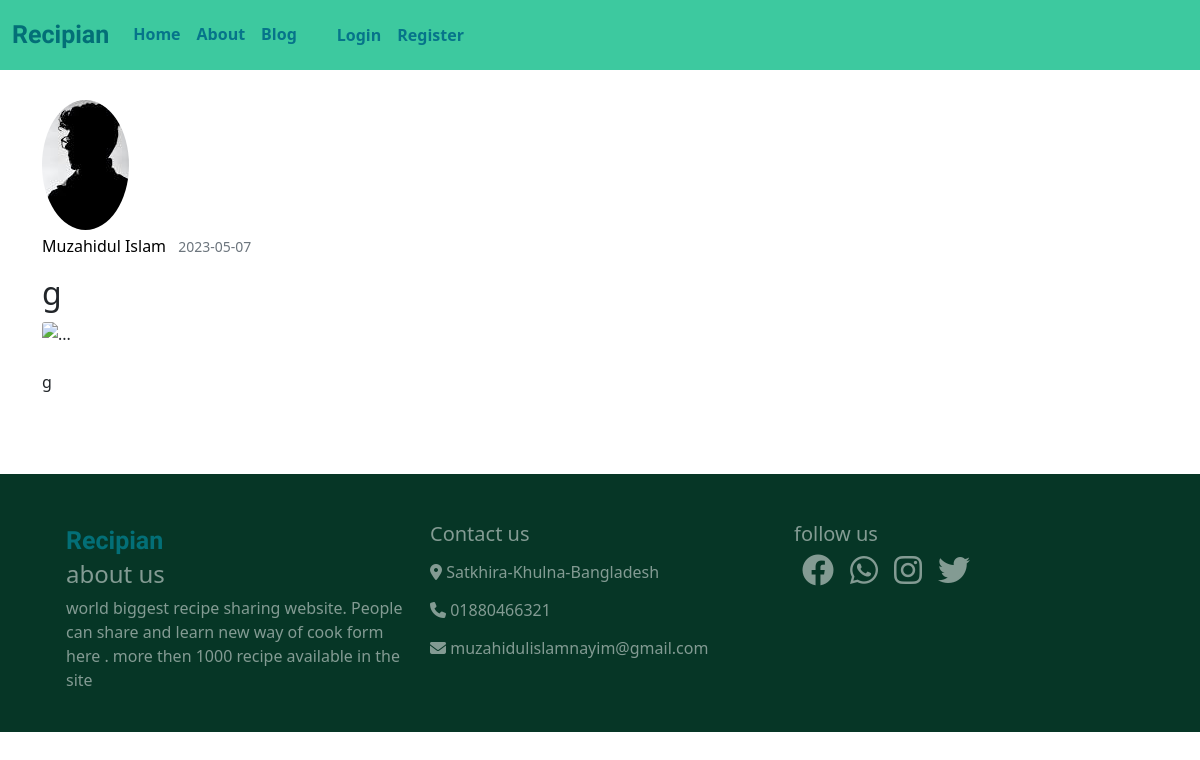
/post/6, run on an earlier commit of the app's database.
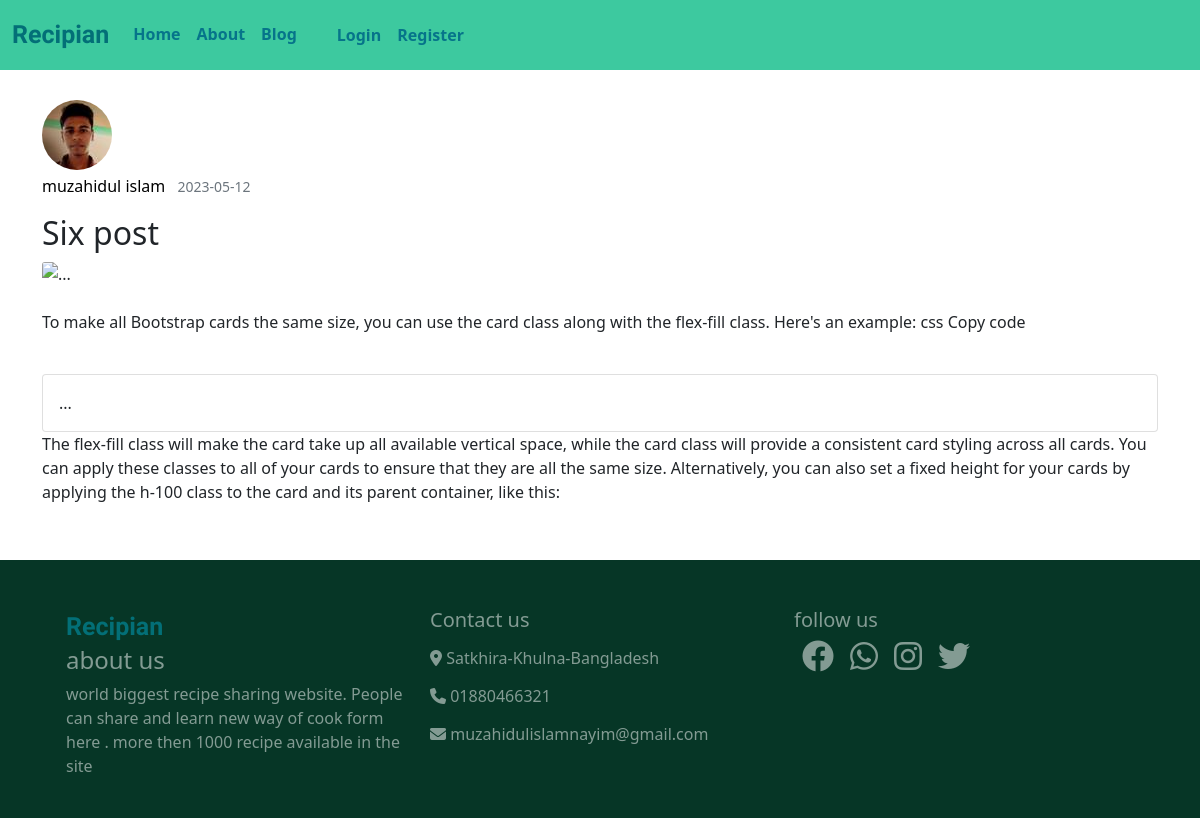
And on a later commit of the database.
### flaskblog/models.py (models this page shows, shortened)
class User(db.Model, UserMixin):
    id = db.Column(db.Integer,primary_key=True)
    username = db.Column(db.String(20),unique=True,nullable=False)
    email = db.Column(db.String(120),unique=True,nullable=False)
    image_file = db.Column(db.String(20),nullable=False, default = 'default.jpg')
    password = db.Column(db.String(60),nullable=False)
    posts = db.relationship('Post', backref='author',lazy=True)

class Post(db.Model):
    id = db.Column(db.Integer,primary_key=True)
    title = db.Column(db.String(100), nullable=False)
    date_posted  = db.Column(db.DateTime, nullable=False , default = datetime.utcnow)
    content = db.Column(db.String(1000), nullable = False)
    user_id = db.Column(db.Integer, db.ForeignKey('user.id'), nullable = False)

### flaskblog/routes.py (the view)
@app.route("/post/<int:post_id>")
def post(post_id):
    post = Post.query.get_or_404(post_id)#get post by id but if it is not possible return 404
    return render_template('post.html',title=post.title, post=post)

### flaskblog/templates/post.html (shortened to what this page needs)
{% extends "layout.html" %}
{% block content%}
        <article class="media content-section">
            <img class="rounded-circle article-img" src="{{url_for('static', filename='profilePic/' + post.author.image_file)}}" alt="">
            <div class="media-body my-1">
                <div class="article-metadata">
                    <a class="me-2" href="{{url_for('user_posts', username=post.author.username)}}">{{post.author.username}}</a>
                    <small class="text-muted">{{post.date_posted.strftime('%Y-%m-%d')}}</small>
                </div>
                <div class="article-content py-3">
                    <h2 class="article-title">{{post.title}}</h2>
                    <img src="https://img.freepik.com/free-photo/chicken-wings-barbecue-sweetly-sour-sauce-picnic-summer-menu-tasty-food-top-view-flat-lay_2829-6471.jpg" class="card-img-top" alt="...">
                    <p class="py-4">{{post.content|safe}}</p>
                </div>
            </div>
        </article>
{% endblock content%}

### flaskblog/templates/layout.html (shortened to what this page needs)
<!DOCTYPE html>
<html lang="en">
<head>
    <link rel="stylesheet" href="https://cdnjs.cloudflare.com/ajax/libs/font-awesome/6.4.0/css/all.min.css" />
    <link href="https://cdn.jsdelivr.net/npm/bootstrap@5.0.2/dist/css/bootstrap.min.css" rel="stylesheet">
    <link rel="stylesheet" href="{{ url_for('static', filename='main.css' ) }}">
</head>
<body>
  <header class="site-header mb-5">
    <nav class="navbar navbar-expand-md  navbar-bg fixed-top">
        <div class="container-fluid">
          <a class="navbar-brand logo" href="#">Recipian</a>
          <div class="collapse navbar-collapse " id="navbarNav">
            <ul class="navbar-nav me-4">
              <li class="nav-item">
                <a class="nav-link active fw-bolder text-color" aria-current="page" href="{{url_for('home')}}">Home</a>
              </li>
              <li class="nav-item">
                <a class="nav-link fw-bolder text-color " href="{{url_for('about')}}">About</a>
              </li>
              <li class="nav-item">
                <a class="nav-link  fw-bolder text-color " href="{{url_for('blog')}}">Blog</a>
              </li>
            </ul>
            <div class="navbar-nav">
                {% if current_user.is_authenticated %}
                  <a class="nav-item nav-link fw-bolder text-color" href="{{url_for('new_post')}}">New Post</a>
                  <a class="nav-item nav-link fw-bolder text-color" href="{{url_for('account')}}">Account</a>
                  <a class="nav-item nav-link fw-bolder text-color" href="{{url_for('logout')}}">Logout</a>
                {% else %}
                  <a class="nav-item nav-link fw-bolder text-color" href="{{url_for('login')}}">Login</a>
                  <a class="nav-item nav-link fw-bolder text-color" href="{{url_for('register')}}">Register</a>
                {% endif %}
            </div>
          </div>
        </div>
      </nav>
   </header>
   <main role="main" class="container ">
        <div class="blog-container ">
            {% block content %} {% endblock %}
        </div>
   </main>
    <footer class="mt-5">
      <div class="footer-content container">
        <div class="row p-4 g-4">
          <div class="col-md-6 col-lg-4 text-white-50 ">
            <a class="navbar-brand logo" href="#">Recipian</a>
            <h4>about us</h4>
            <p>world biggest recipe sharing website. People can share and learn new way of cook form here . more then 1000 recipe available in the site</p>
          </div>
          <div class="col-md-6 col-lg-4 text-white-50">
            <h5>Contact us </h5>
            <address>
              <ul>
                <li><i class="fa-solid fa-location-dot"></i> Satkhira-Khulna-Bangladesh</li>
                <li><i class="fa-solid fa-phone"></i> 01880466321</li>
                <li><i class="fa-solid fa-envelope"></i> muzahidulislamnayim@gmail.com</li>
              </ul>
            </address>
          </div>
          <div class="col-md-6 col-lg-4 text-white-50">
            <h5>follow us </h5>
            <div class="social-icon d-flex text-white">
              <a class="px-2 text-white-50" href="https://www.facebook.com/Muzahid.Nayim"><i class="fa-brands fa-facebook fa-2x"></i></a>
              <a class="px-2 text-white-50" href="#"><i class="fa-brands fa-whatsapp fa-2x"></i></a>
              <a class="px-2 text-white-50" href="#"><i class="fa-brands fa-instagram fa-2x"></i></a>
              <a class="px-2 text-white-50" href="#"><i class="fa-brands fa-twitter fa-2x"></i></a>
            </div>
          </div>
        </div>
      </div>
    </footer>
</body>
</html>

### flaskblog/static/main.css (style rules this page uses)
:root { --bg-color: white; --btn-color: #46A094; --text-color: #06748a; --link-color: #2a3d25; --head-color: #3dc99f; --header-color: #049469; --footer-color: #063626; }
.logo { font-family: 'Gloria Hallelujah', cursive; color: rgb(3, 111, 119); font-size: 25px; font-weight: bolder; }
.navbar-bg { background-color: var(--head-color) }
.text-color { color: var(--text-color) }
main { margin-top: 100px; }
a { text-decoration: none; }
footer { background-color: var(--footer-color); }
li,ul { list-style-type: none; margin: 0; padding: 0; line-height: 1cm; }
a { color: black; }

What changed in the data, as far as the page shows it:
changed User: image_file: picture added in place of a placeholder; author.username "Muzahidul Islam" → "muzahidul islam"
changed Post: date_posted "2023-05-07" → "2023-05-12"; title "g" → "Six post"; content "g" → "To make all Bootstrap cards the same size, you can use the card class along with the flex-fill class. Here's an example: css Copy code ... The flex-fill class will make the card take up all available vertical space, while the card class will provide a consistent card styling across all cards. You can apply these classes to all of your cards to ensure that they are all the same size. Alternatively, you can also set a fixed height for your cards by applying the h-100 class to the card and its parent container, like this:"
